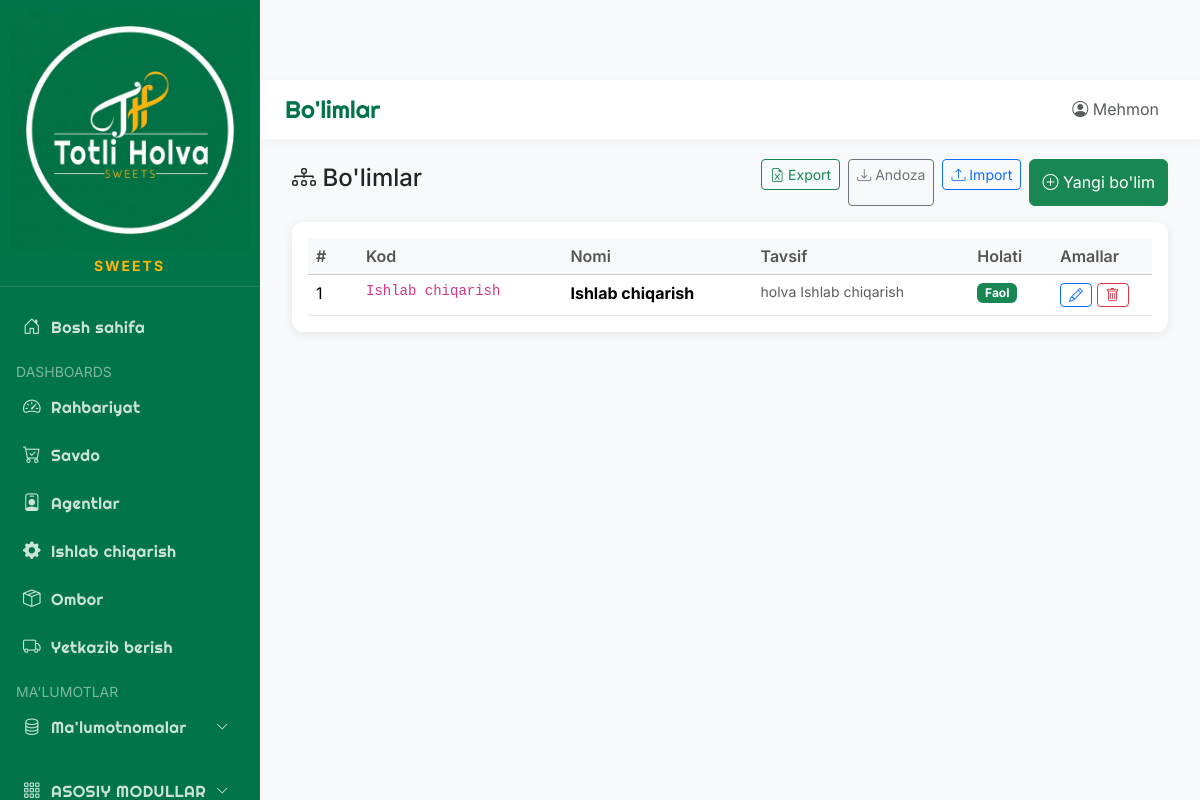
/info/departments, run on an earlier commit of the app's database.
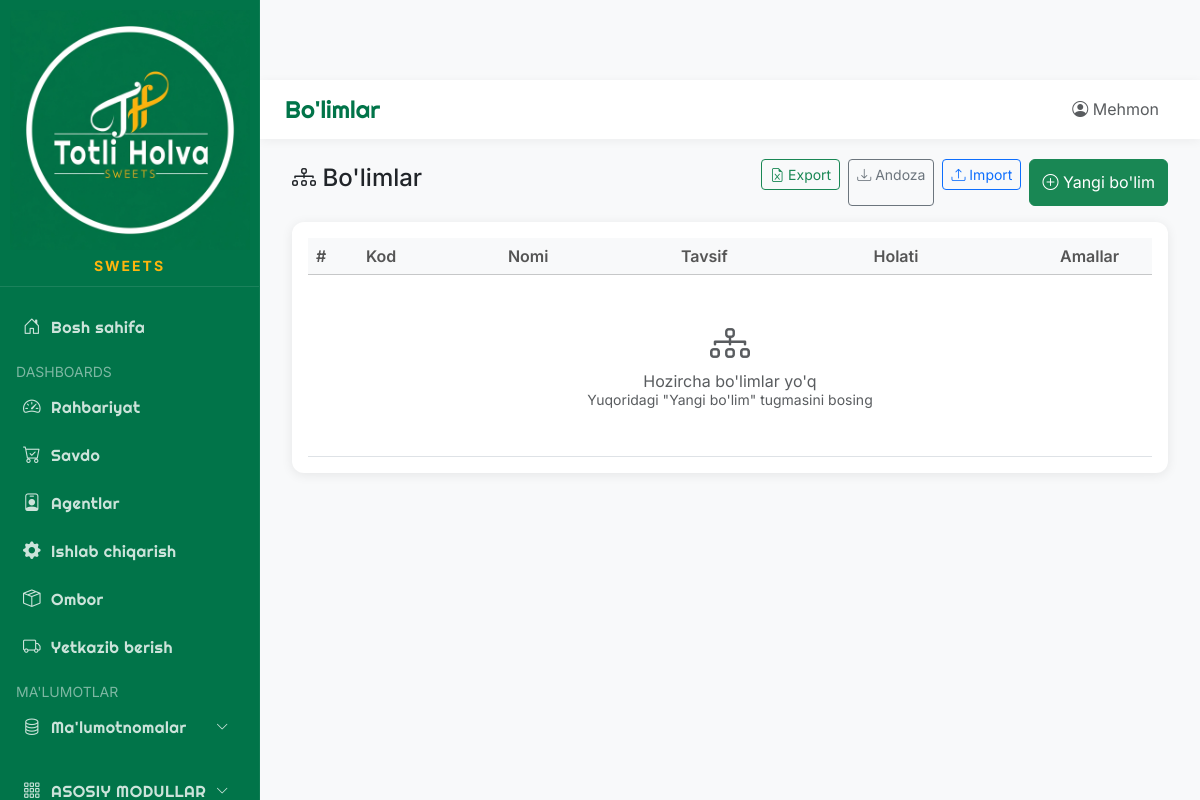
And on a later commit of the database.
### app/models/database.py (models this page shows)
class Department(Base):
    __tablename__ = "departments"
    id = Column(Integer, primary_key=True, index=True)
    code = Column(String(50), unique=True, index=True)
    name = Column(String(100), index=True)
    description = Column(Text)
    is_active = Column(Boolean, default=True)
    created_at = Column(DateTime, default=datetime.now)

### main.py (the view)
@app.get("/info/departments", response_class=HTMLResponse)
async def info_departments(request: Request, db: Session = Depends(get_db), current_user: User = Depends(require_auth)):
    departments = db.query(Department).all()
    return templates.TemplateResponse("info/departments.html", {"request": request, "departments": departments, "current_user": current_user, "page_title": "Bo'limlar"})

### app/templates/info/departments.html (shortened to what this page needs)
{% extends "base.html" %}
{% block content %}
<div class="container-fluid">
    <div class="row mb-3">
        <div class="col-12">
            <div class="d-flex justify-content-between align-items-center">
                <h4><i class="bi bi-diagram-3"></i> Bo'limlar</h4>
                <div class="d-flex gap-2">
                    <form action="/info/departments/export" method="get" style="display:inline;">
                        <button type="submit" class="btn btn-outline-success btn-sm"><i
                                class="bi bi-file-earmark-excel"></i> Export</button>
                    </form>
                    <a href="/info/departments/template" class="btn btn-outline-secondary btn-sm"
                        title="Import uchun andoza yuklab olish">
                        <i class="bi bi-download"></i> Andoza
                    </a>
                    <form action="/info/departments/import" method="post" enctype="multipart/form-data"
                        style="display:inline;">
                        <label class="btn btn-outline-primary btn-sm mb-0">
                            <i class="bi bi-upload"></i> Import
                        </label>
                    </form>
                    <button class="btn btn-success" data-bs-toggle="modal" data-bs-target="#addDepartmentModal">
                        <i class="bi bi-plus-circle"></i> Yangi bo'lim
                    </button>
                </div>
            </div>
        </div>
    </div>
    <div class="card">
        <div class="card-body">
            <table class="table table-hover">
                <thead class="table-light">
                    <tr>
                        <th width="50">#</th>
                        <th>Kod</th>
                        <th>Nomi</th>
                        <th>Tavsif</th>
                        <th>Holati</th>
                        <th width="100">Amallar</th>
                    </tr>
                </thead>
                <tbody>
                    {% if departments %}
                    {% for dept in departments %}
                    <tr>
                        <td>{{ dept.id }}</td>
                        <td><code>{{ dept.code }}</code></td>
                        <td><strong>{{ dept.name }}</strong></td>
                        <td><small class="text-muted">{{ dept.description or '-' }}</small></td>
                        <td>
                            {% if dept.is_active %}
                            <span class="badge bg-success">Faol</span>
                            {% else %}
                            <span class="badge bg-secondary">Nofaol</span>
                            {% endif %}
                        </td>
                        <td>
                            <button class="btn btn-sm btn-outline-primary" title="Tahrirlash" data-id="{{ dept.id }}"
                                data-code="{{ dept.code }}" data-name="{{ dept.name }}"
                                data-description="{{ dept.description or '' }}" onclick="editDepartment(this)">
                                <i class="bi bi-pencil"></i>
                            </button>
                            <button class="btn btn-sm btn-outline-danger" title="O'chirish" data-id="{{ dept.id }}"
                                data-name="{{ dept.name }}" onclick="deleteDepartment(this)">
                                <i class="bi bi-trash"></i>
                            </button>
                        </td>
                    </tr>
                    {% endfor %}
                    {% else %}
                    <tr>
                        <td colspan="6" class="text-center text-muted py-5">
                            <i class="bi bi-diagram-3 fs-1 d-block mb-2"></i>
                            Hozircha bo'limlar yo'q<br>
                            <small>Yuqoridagi "Yangi bo'lim" tugmasini bosing</small>
                        </td>
                    </tr>
                    {% endif %}
                </tbody>
            </table>
        </div>
    </div>
</div>
{% endblock %}

What changed in the data, as far as the page shows it:
removed Department: id "1", code "Ishlab chiqarish", name "Ishlab chiqarish", description "holva Ishlab chiqarish", is_active "Faol"
Also different on the page:
text now shown: "Hozircha bo'limlar yo'q Yuqoridagi \"Yangi bo'lim\" tugmasini bosing"
